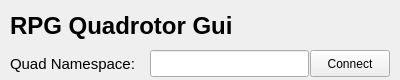
<?xml version="1.0" encoding="UTF-8"?>
<ui version="4.0">
 <class>QuadWidget</class>
 <widget class="QWidget" name="QuadWidget">
  <property name="geometry">
   <rect>
    <x>0</x>
    <y>0</y>
    <width>400</width>
    <height>80</height>
   </rect>
  </property>
  <property name="sizePolicy">
   <sizepolicy hsizetype="Minimum" vsizetype="Minimum">
    <horstretch>0</horstretch>
    <verstretch>0</verstretch>
   </sizepolicy>
  </property>
  <property name="minimumSize">
   <size>
    <width>400</width>
    <height>80</height>
   </size>
  </property>
  <property name="windowTitle">
   <string>Copilot</string>
  </property>
  <widget class="QLabel" name="title">
   <property name="geometry">
    <rect>
     <x>10</x>
     <y>10</y>
     <width>291</width>
     <height>31</height>
    </rect>
   </property>
   <property name="font">
    <font>
     <pointsize>18</pointsize>
     <weight>75</weight>
     <bold>true</bold>
    </font>
   </property>
   <property name="text">
    <string>RPG Quadrotor Gui</string>
   </property>
  </widget>
  <widget class="QPushButton" name="button_connect">
   <property name="geometry">
    <rect>
     <x>310</x>
     <y>50</y>
     <width>80</width>
     <height>27</height>
    </rect>
   </property>
   <property name="text">
    <string>Connect</string>
   </property>
  </widget>
  <widget class="QLabel" name="label">
   <property name="geometry">
    <rect>
     <x>10</x>
     <y>50</y>
     <width>141</width>
     <height>27</height>
    </rect>
   </property>
   <property name="sizePolicy">
    <sizepolicy hsizetype="Minimum" vsizetype="Fixed">
     <horstretch>0</horstretch>
     <verstretch>0</verstretch>
    </sizepolicy>
   </property>
   <property name="font">
    <font>
     <pointsize>11</pointsize>
    </font>
   </property>
   <property name="text">
    <string>Quad Namespace:</string>
   </property>
  </widget>
  <widget class="QLineEdit" name="namespace_text">
   <property name="geometry">
    <rect>
     <x>150</x>
     <y>50</y>
     <width>159</width>
     <height>27</height>
    </rect>
   </property>
   <property name="toolTip">
    <string>Topic to send Twist message to</string>
   </property>
   <property name="text">
    <string/>
   </property>
  </widget>
 </widget>
 <resources/>
 <connections/>
</ui>
